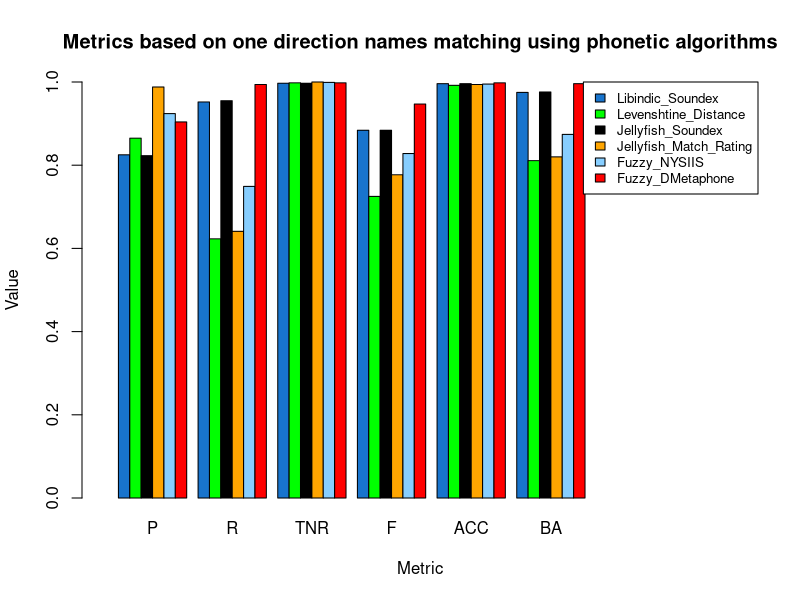

Write the R code that produced this figure.
# Create a grouped barplot and add a legend
Libindic_Soundex <- c(P=0.825, R=0.952, TNR=0.997, F=0.884, ACC=0.996, BA=0.975)
Levenshtine_Distance <- c(P=0.865, R=0.623, TNR=0.998, F=0.725, ACC=0.992, BA=0.811)
Jellyfish_Soundex <- c(P=0.823, R=0.955, TNR=0.997, F=0.884, ACC=0.996, BA=0.976)
Jellyfish_Match_Rating <- c(P=0.988, R=0.641, TNR=1.0, F=0.777, ACC=0.994, BA=0.820)
Fuzzy_NYSIIS <- c(P=0.924, R=0.749, TNR=0.999, F=0.828, ACC=0.995, BA=0.874)
Fuzzy_DMetaphone <- c(P=0.904, R=0.994, TNR=0.998, F=0.947, ACC=0.998, BA=0.996)
all <- rbind(Libindic_Soundex, Levenshtine_Distance, Jellyfish_Soundex, Jellyfish_Match_Rating, Fuzzy_NYSIIS, Fuzzy_DMetaphone)
barplot(all, beside = TRUE, main = "Metrics based on one direction names matching using phonetic algorithms", xlab = "Metric", ylim = c(0,1), ylab = "Value", col = c("dodgerblue3", "green", "black", "orange", "skyblue1", "red"), legend.text = rownames(all),  xlim = c(0,55), args.legend = list(cex=0.8,x = "topright"))
